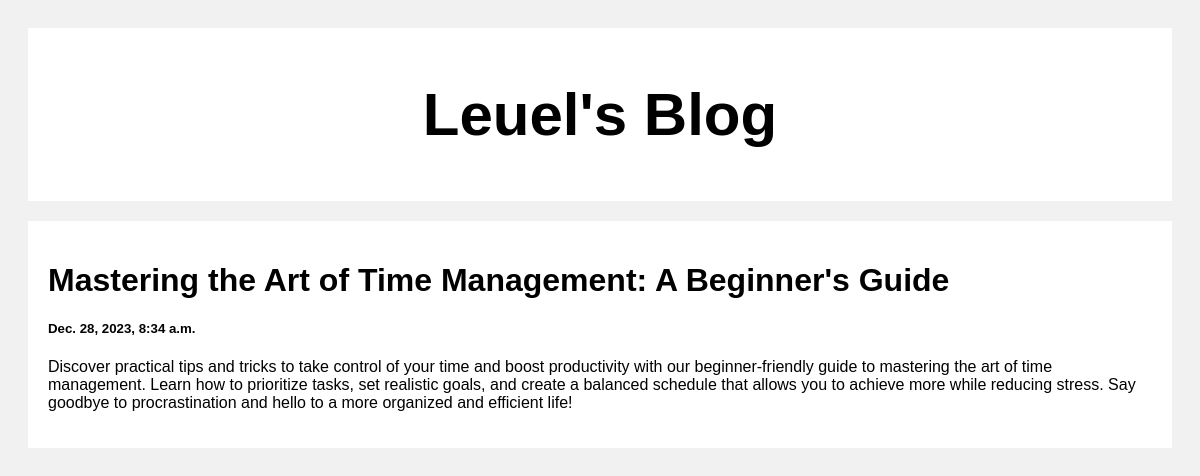
/post/1, run on the app's committed database.
### posts/models.py (models this page shows)
class Post (models.Model) :
    title = models.CharField(max_length = 100 )
    body = models.CharField(max_length = 1000000)
    created_at = models.DateTimeField (default = datetime.now, blank = True)

### posts/views.py (the view)
# urls.py: path('post/<str:pk>', views.post, name = 'post')
def post (request, pk):
    posts = Post.objects.get(id = pk)
    return render (request, 'posts.html', {'posts': posts})

### template/posts.html (shortened to what this page needs)
<!DOCTYPE html>
<html>
  <head>
  </head>
  <body>
    <div class="header">
      <h2>Leuel's Blog</h2>
    </div>
    <div class="row">
      <div class="leftcolumn">
        <div class="card">
            <h1>{{posts.title}}</h2>
            <h5>{{posts.created_at}}</h5>
            <p>{{posts.body}}</p>
        </div>
      </div>
    </div>
  </body>
</html>

### template/posts.html (style rules this page uses)
* { box-sizing: border-box; }
body { font-family: Arial; padding: 20px; background: #f1f1f1; }
.header { padding: 2px; font-size: 40px; text-align: center; background: white; }
.leftcolumn { float: left; width: 100%; }
.card { background-color: white; padding: 20px; margin-top: 20px; }
.row:after { content: ""; display: table; clear: both; }

### data on the page
Post: title "Mastering the Art of Time Management: A Beginner's Guide", created_at "Dec. 28, 2023, 8:34 a.m.", body "Discover practical tips and tricks to take control of your time and boost productivity with our beginner-friendly guide to mastering the art of time management. Learn how to prioritize tasks, set realistic goals, and create a balanced schedule that allows you to achieve more while reducing stress. Say goodbye to procrastination and hello to a more organized and efficient life!"
